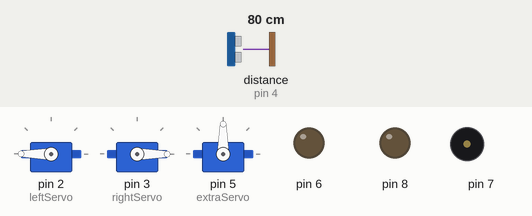
Recording of a sketch running on a simulated Arduino Uno, built with avr-gcc and run on an emulated ATmega328P. Parts: 3 × servo, output pins drawn as LEDs (lit = HIGH), buzzer (waves = sounding). Wiring (inferred from the names in the program): ultrasonic range finder: trigger pin 4; echo pin 4. The test bench sets the inputs (shaded band); at power-on: distance to the obstacle (sensor on pin 4) 80 cm. The echo pulse lasts 58.3 µs per cm; pins used as bus, display or sensor lines are not drawn.

Above: at 1.9 s.
2.0 s: distance to the obstacle (sensor on pin 4) set to 23 cm
3.6 s: distance to the obstacle (sensor on pin 4) set to 19 cm
At 6.1 s:
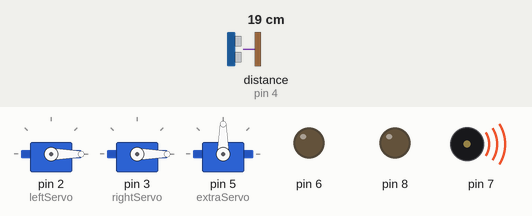
At 6.56 s:
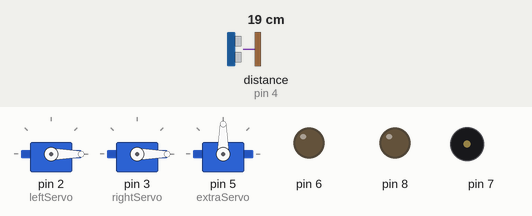
7.1 s: distance to the obstacle (sensor on pin 4) set to 35 cm
At 10.3 s:
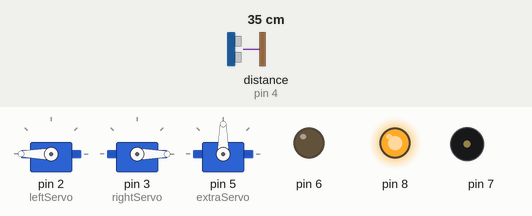
Timing chart, 0 to 11.8 s (numbered marks = the images above; inputs shaded):
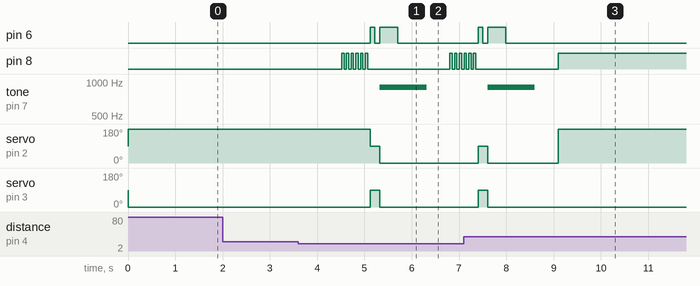

Measured:
- the behaviour switches between 21 and 20 cm on distance to the obstacle (sensor on pin 4) (found by bisection; images 0 and 1)
- after the input at 2.0 s, every drawn part: stays the same
- after the input at 3.6 s, pin 6: LOW → HIGH after 1.5 s, → LOW 0.10 s later, → HIGH 0.10 s later, → LOW 0.39 s later; tone on pin 7: silent → 900 Hz after 1.7 s, → silent 1.0 s later; servo on pin 2 (leftServo): 180° → 90° after 1.5 s, → 0° 0.20 s later; servo on pin 3 (rightServo): 0° → 90° after 1.5 s, → 0° 0.20 s later
- after the input at 7.1 s, pin 6: goes on until 8.0 s, then stays LOW; pin 8: goes on until 9.1 s, then stays HIGH; tone on pin 7: goes on until 8.6 s, then stays silent; servo on pin 3 (rightServo): goes on until 7.6 s, then stays 0°

The sketch:

object_avoidance_robot_code.ino
```cpp
#include <Servo.h>
Servo leftServo;
Servo rightServo;
Servo extraServo;
int pingPin=4;
long int duration, distanceInches;
long distanceFront=0;//cm
int startAvoidanceDistance=20;//cm
long microsecondsToInches(long microseconds)
{
  return microseconds/74/2;
}
long microsecondsToCentimeters(long microseconds)
{
  return microseconds/29/2;
}
long distanceCm(){
  pinMode(pingPin,OUTPUT);
  digitalWrite(pingPin,LOW);
  delayMicroseconds(2);
  digitalWrite(pingPin,HIGH);
  delayMicroseconds(5);
  digitalWrite(pingPin,LOW);
  pinMode(pingPin,INPUT);
  duration=pulseIn(pingPin,HIGH);
  distanceInches=microsecondsToInches(duration);
  return microsecondsToCentimeters(duration);
}
void center()
{
pinMode(8,OUTPUT);

digitalWrite(8,HIGH);
delay(50);
digitalWrite(8,LOW);
delay(50);
digitalWrite(8,HIGH);
delay(50);
digitalWrite(8,LOW);
delay(50);
digitalWrite(8,HIGH);
delay(50);
digitalWrite(8,LOW);
delay(50);
digitalWrite(8,HIGH);
delay(50);
digitalWrite(8,LOW);
delay(50);
digitalWrite(8,HIGH);
delay(50);
digitalWrite(8,LOW);
delay(50);
digitalWrite(8,HIGH);
delay(50);
digitalWrite(8,LOW);
delay(50);


digitalWrite(6,HIGH);
digitalWrite(7,HIGH);
leftServo.write(90);
rightServo.write(90);
delay(100);
digitalWrite(6,LOW);
delay(100);
}
void moveForward()
{
digitalWrite(8,HIGH);
  leftServo.write(180);
rightServo.write(0);
delay(1000);
//Need code here for forward
  }
  void turnAround()
  {
  digitalWrite(6,HIGH);
  tone(7,900,1000);
 leftServo.write(0);
 rightServo.write(0);


//Add code for turning and or obstacle avoidance
  delay(385);
  digitalWrite(6,LOW);

  delay(1000);

  }

  void setup()
  {
    leftServo.attach(2);
    rightServo.attach(3);
    extraServo.attach(5);
    pinMode(4,OUTPUT);
    pinMode(6,OUTPUT);
  }
  void loop ()
  {
    distanceFront=distanceCm();
    if(distanceFront>1){
      if(distanceFront<startAvoidanceDistance){
        center();
        turnAround();
 delay(100);
        }
  else{
    moveForward();
    delay(125);
  }

    }
  }
```
